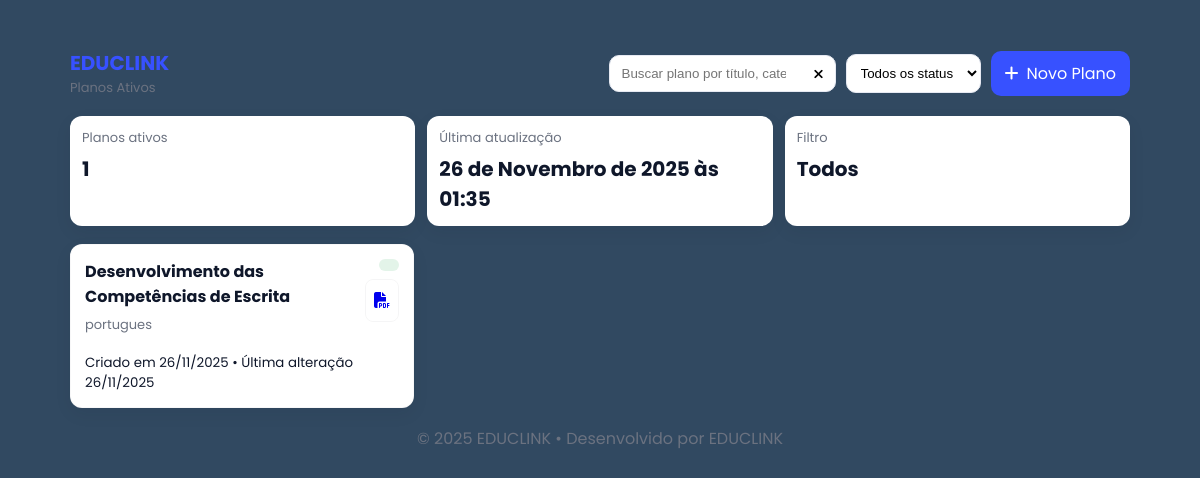
Page /planos-criados/ on the earlier database version.
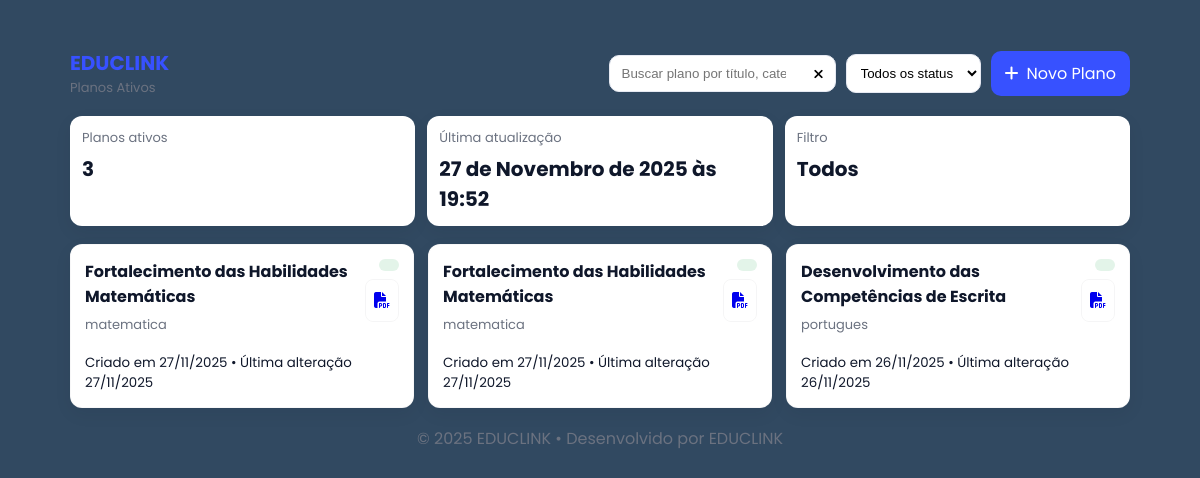
Same page on the later database version.
### sistema/models.py (models this page shows, shortened)
class Plano(models.Model):
    titulo = models.CharField(max_length=100)
    categoria = models.CharField(max_length=100)
    status = models.CharField(max_length=20, default="ativo")
    progresso = models.IntegerField(default=0)
    descricao = models.TextField(blank=True)
    objetivos = models.TextField(blank=True)
    estrategias = models.TextField(blank=True)
    recursos = models.TextField(blank=True)
    avaliacao = models.TextField(blank=True)
    plano_gerado = models.TextField(blank=True)
    tags = models.CharField(max_length=255, blank=True, default="")
    criado_em = models.DateTimeField(auto_now_add=True)
    atualizado_em = models.DateTimeField(auto_now=True)
    def tag_list(self):
        if not self.tags:
            return []
        return [tag.strip() for tag in self.tags.split(",")]

### sistema/views.py (the view)
# urls.py: path("", views.planoscriados, name="lista"),
def planoscriados(request):
    planos = Plano.objects.all().order_by("-atualizado_em")
    return render(request, 'sistema/planoscriados.html', {
        "planos": planos,
        "ultima_atualizacao": planos.first().atualizado_em if planos else None,
    })

### sistema/templates/sistema/planoscriados.html (shortened to what this page needs)
{% load static %}
<!DOCTYPE html>
<html lang="pt-BR">
<head>
  <link rel="stylesheet" href="https://cdnjs.cloudflare.com/ajax/libs/font-awesome/6.4.0/css/all.min.css">
  <link rel="stylesheet" href="{% static 'css/PlanosCriados.css' %}">
</head>
<body>
  <div class="container">
    <header class="topbar">
      <div class="brand">
        <a href="#">EDUCLINK</a>
        <span class="subtitle">Planos Ativos</span>
      </div>
      <div class="controls">
        <div class="search">
          <input id="searchInput" type="search" placeholder="Buscar plano por título, categoria ou tag...">
          <button id="clearSearch" title="Limpar busca"><i class="fas fa-times"></i></button>
        </div>
        <select id="filterStatus" aria-label="Filtrar por status">
          <option value="all">Todos os status</option>
        </select>
        <a class="btn primary" href="{% url 'novo_plano' %}">
          <i class="fas fa-plus"></i> Novo Plano
        </a>
      </div>
    </header>
    <main>
      <section class="summary-row">
        <div class="summary-card">
          <span>Planos ativos</span>
          <strong id="planosCount">{{ planos|length }}</strong>
        </div>
        <div class="summary-card">
          <span>Última atualização</span>
          <strong>{{ ultima_atualizacao|default:"-" }}</strong>
        </div>
        <div class="summary-card">
          <span>Filtro</span>
          <strong id="appliedFilter">Todos</strong>
        </div>
      </section>
      <section class="plans-list-wrap">
        <ul id="plansList" class="plans-list">
          {% for plano in planos %}
<li class="plan-card"
  data-title="{{ plano.titulo|lower }}"
  data-status="{{ plano.status }}"
>
  <div class="plan-main">
    <div class="plan-meta">
      <h4 class="plan-title">{{ plano.titulo }}</h4>
      <p class="plan-category">{{ plano.categoria }}</p>
    </div>
    <div class="plan-actions">
      <span class="badge status-{{ plano.status }}">
      </span>
      <a href="{% url 'baixar_plano_pdf' plano.id %}" class="icon-btn" title="Baixar PDF">
        <i class="fas fa-file-pdf"></i>
      </a>
    </div>
  </div>
  <div class="plan-footer">
    <small>
      Criado em {{ plano.criado_em|date:"d/m/Y" }} •
      Última alteração {{ plano.atualizado_em|date:"d/m/Y" }}
    </small>
  </div>
</li>
{% endfor %}
        </ul>
      </section>
    </main>
    <footer class="page-footer">© 2025 EDUCLINK • Desenvolvido por EDUCLINK</footer>
  </div>
</body>
</html>

### sistema/static/css/PlanosCriados.css (style rules this page uses)
:root { --bg:#f6f7fb; --card:#ffffff; --muted:#6b7280; --accent:#3751ff; --success:#16a34a; --danger:#ef4444; --glass: rgba(255,255,255,0.6); --radius:12px; --shadow: 0 6px 18px rgba(20,24,40,0.06); font-family: 'Poppins', system-ui, -apple-system, 'Segoe UI', Roboto, 'Helvetica Neue', Arial; }
* { box-sizing:border-box; transition: all .25s ease; }
html,body { height:100%; }
body { margin:0; background:#314961; color:#0f172a; -webkit-font-smoothing:antialiased; }
.container { max-width:1100px; margin:28px auto; padding:20px; }
.topbar { display:flex; justify-content:space-between; align-items:center; gap:16px; margin-bottom:18px; }
.brand a { font-weight:700; color:var(--accent); text-decoration:none; font-size:20px; }
.brand .subtitle { display:block; font-size:13px; color:var(--muted); }
.controls { display:flex; align-items:center; gap:10px; }
.search { position:relative }
.search input { padding:10px 36px 10px 12px; border-radius:10px; border:1px solid #e6e9f2; background:var(--card); min-width:220px; }
.search button { position:absolute; right:6px; top:6px; border:0; background:transparent; padding:6px; border-radius:6px; cursor:pointer; }
select { padding:10px; border-radius:10px; border:1px solid #e6e9f2; background:var(--card); }
.btn { display:inline-flex; gap:8px; align-items:center; padding:10px 14px; border-radius:10px; border:0; cursor:pointer; text-decoration:none; }
.btn.primary { background:var(--accent); color:#fff; }
.summary-row { display:flex; gap:12px; margin-bottom:18px; }
.summary-card { flex:1; background:var(--card); padding:12px; border-radius:12px; box-shadow:var(--shadow); display:flex; flex-direction:column; gap:6px; transform: translateY(0); }
.summary-card span { color:var(--muted); font-size:13px; }
.summary-card strong { font-size:20px; }
.plans-list-wrap { background:transparent }
.plans-list { list-style:none; padding:0; margin:0; display:grid; grid-template-columns:repeat(auto-fill,minmax(320px,1fr)); gap:14px; }
.plan-card { background:var(--card); padding:14px; border-radius:12px; box-shadow:var(--shadow); display:flex; flex-direction:column; gap:10px; border:1px solid rgba(15,23,42,0.03); transform: translateY(0) scale(1); }
.plan-main { display:flex; justify-content:space-between; align-items:flex-start; gap:12px; }
.plan-meta { flex:1 }
.plan-title { margin:0 0 6px 0; font-size:16px; }
.plan-category { margin:0; color:var(--muted); font-size:13px; }
.plan-actions { display:flex; flex-direction:column; align-items:flex-end; gap:8px; }
.badge { padding:6px 10px; border-radius:999px; font-size:12px; }
.status-ativo { background:rgba(22,163,74,0.12);color:var(--success) }
.icon-btn { background:transparent; border:1px solid rgba(15,23,42,0.04); border-radius:8px; padding:8px; cursor:pointer; transform:translateY(0); }
.plan-footer { display:flex; flex-direction:column; gap:8px; }
.page-footer { text-align:center;color:var(--muted);margin-top:18px }

Differences in the rows shown:
added Plano: atualizado_em "27 de Novembro de 2025 às 19:52", titulo "Fortalecimento das Habilidades Matemáticas", categoria "matematica", criado_em "27/11/2025", atualizado_em "27/11/2025"
added Plano: titulo "Fortalecimento das Habilidades Matemáticas", categoria "matematica", criado_em "27/11/2025", atualizado_em "27/11/2025"
Other differences:
{{ planos|length }}: "1" → "3"
{{ ultima_atualizacao|default:"-" }}: "26 de Novembro de 2025 às 01:35" → "27 de Novembro de 2025 às 19:52"
